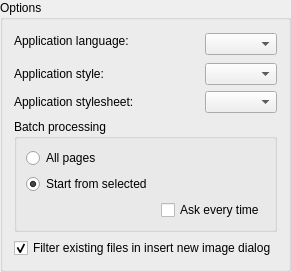
         <widget class="QGroupBox" name="optGeneral">
          <property name="title">
           <string>Options</string>
          </property>
          <layout class="QVBoxLayout" name="verticalLayout_97">
           <item>
            <layout class="QGridLayout" name="gridLayout_3">
             <item row="0" column="0">
              <widget class="QLabel" name="label">
               <property name="text">
                <string>Application language:</string>
               </property>
              </widget>
             </item>
           <item row="0" column="1">
              <spacer name="horizontalSpacer_19">
               <property name="orientation">
                <enum>Qt::Horizontal</enum>
               </property>
               <property name="sizeHint" stdset="0">
                <size>
                 <width>40</width>
                 <height>20</height>
                </size>
               </property>
              </spacer>
             </item>
             <item row="0" column="2" rowspan="2">
            <widget class="QComboBox" name="language">
             <property name="maximumSize">
              <size>
               <width>200</width>
               <height>16777215</height>
              </size>
             </property>
             <property name="sizeAdjustPolicy">
              <enum>QComboBox::AdjustToContents</enum>
             </property>
            </widget>
           </item>
             <item row="1" column="1" rowspan="2">
              <spacer name="horizontalSpacer_22">
               <property name="orientation">
                <enum>Qt::Horizontal</enum>
               </property>
               <property name="sizeHint" stdset="0">
                <size>
                 <width>40</width>
                 <height>20</height>
                </size>
               </property>
              </spacer>
             </item>
             <item row="2" column="0">
              <widget class="QLabel" name="lblStyle">
             <property name="text">
                <string>Application style:</string>
             </property>
            </widget>
           </item>
             <item row="2" column="2">
              <widget class="QComboBox" name="cbStyle">
               <property name="sizeAdjustPolicy">
                <enum>QComboBox::AdjustToContents</enum>
               </property>
              </widget>
             </item>
             <item row="3" column="0">
              <widget class="QLabel" name="label_2">
               <property name="text">
                <string>Application stylesheet:</string>
               </property>
              </widget>
             </item>
             <item row="3" column="1">
              <spacer name="horizontalSpacer_23">
               <property name="orientation">
                <enum>Qt::Horizontal</enum>
               </property>
               <property name="sizeHint" stdset="0">
                <size>
                 <width>40</width>
                 <height>20</height>
                </size>
               </property>
              </spacer>
             </item>
             <item row="3" column="2">
              <widget class="QComboBox" name="cbStyleSheet">
               <property name="sizeAdjustPolicy">
                <enum>QComboBox::AdjustToContents</enum>
               </property>
              </widget>
             </item>
            </layout>
           </item>
           <item>
            <widget class="QGroupBox" name="groupBox">
             <property name="title">
              <string>Batch processing</string>
             </property>
             <layout class="QVBoxLayout" name="verticalLayout_55">
              <item>
               <widget class="QRadioButton" name="startBatchProcessingDlgAllPages">
                <property name="text">
                 <string>All pages</string>
                </property>
                <property name="checked">
                 <bool>false</bool>
                </property>
               </widget>
              </item>
              <item>
               <widget class="QRadioButton" name="startBatchProcessingDlgFromSelected">
                <property name="text">
                 <string>Start from selected</string>
                </property>
                <property name="checked">
                 <bool>true</bool>
                </property>
               </widget>
              </item>
              <item>
               <layout class="QHBoxLayout" name="horizontalLayout_5">
                <item>
                 <spacer name="horizontalSpacer_5">
                  <property name="orientation">
                   <enum>Qt::Horizontal</enum>
                  </property>
                  <property name="sizeHint" stdset="0">
                   <size>
                    <width>40</width>
                    <height>20</height>
                   </size>
                  </property>
                 </spacer>
                </item>
                <item>
                 <widget class="QCheckBox" name="showStartBatchProcessingDlg">
                  <property name="text">
                   <string>Ask every time</string>
                  </property>
                 </widget>
                </item>
               </layout>
              </item>
             </layout>
            </widget>
           </item>
           <item>
            <widget class="QCheckBox" name="cbDontUseNativeDlg">
             <property name="text">
              <string>Filter existing files in insert new image dialog</string>
             </property>
             <property name="checked">
              <bool>true</bool>
             </property>
            </widget>
           </item>
          </layout>
         </widget>
